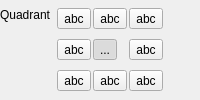
                           <widget class="QFrame" name="mPlacementQuadrantFrame">
                            <layout class="QGridLayout" name="gridLayout_20">
                             <property name="margin">
                              <number>0</number>
                             </property>
                             <item row="0" column="2">
                              <spacer name="horizontalSpacer_16">
                               <property name="orientation">
                                <enum>Qt::Horizontal</enum>
                               </property>
                               <property name="sizeHint" stdset="0">
                                <size>
                                 <width>0</width>
                                 <height>12</height>
                                </size>
                               </property>
                              </spacer>
                             </item>
                             <item row="0" column="1" rowspan="3">
                              <layout class="QGridLayout" name="gridLayout_15">
                               <property name="spacing">
                                <number>2</number>
                               </property>
                               <item row="1" column="1">
                                <widget class="QToolButton" name="mPointOffsetOver">
                                 <property name="text">
                                  <string>...</string>
                                 </property>
                                 <property name="icon">
                                  <iconset resource="Resources/images/images.qrc">
                                   <normaloff>:/images/themes/default/mIconLabelQuadrantCenter.svg</normaloff>:/images/themes/default/mIconLabelQuadrantCenter.svg</iconset>
                                 </property>
                                 <property name="iconSize">
                                  <size>
                                   <width>32</width>
                                   <height>18</height>
                                  </size>
                                 </property>
                                 <property name="checkable">
                                  <bool>true</bool>
                                 </property>
                                 <property name="checked">
                                  <bool>true</bool>
                                 </property>
                                </widget>
                               </item>
                               <item row="0" column="2">
                                <widget class="QToolButton" name="mPointOffsetAboveRight">
                                 <property name="text">
                                  <string>abc</string>
                                 </property>
                                 <property name="icon">
                                  <iconset resource="Resources/images/images.qrc">
                                   <normaloff>:/images/themes/default/mIconLabelQuadrantOffset.svg</normaloff>:/images/themes/default/mIconLabelQuadrantOffset.svg</iconset>
                                 </property>
                                 <property name="iconSize">
                                  <size>
                                   <width>32</width>
                                   <height>18</height>
                                  </size>
                                 </property>
                                 <property name="checkable">
                                  <bool>true</bool>
                                 </property>
                                </widget>
                               </item>
                               <item row="2" column="0">
                                <widget class="QToolButton" name="mPointOffsetBelowLeft">
                                 <property name="text">
                                  <string>abc</string>
                                 </property>
                                 <property name="icon">
                                  <iconset resource="Resources/images/images.qrc">
                                   <normaloff>:/images/themes/default/mIconLabelQuadrantOffset.svg</normaloff>:/images/themes/default/mIconLabelQuadrantOffset.svg</iconset>
                                 </property>
                                 <property name="iconSize">
                                  <size>
                                   <width>32</width>
                                   <height>18</height>
                                  </size>
                                 </property>
                                 <property name="checkable">
                                  <bool>true</bool>
                                 </property>
                                </widget>
                               </item>
                               <item row="1" column="0">
                                <widget class="QToolButton" name="mPointOffsetLeft">
                                 <property name="text">
                                  <string>abc</string>
                                 </property>
                                 <property name="icon">
                                  <iconset resource="Resources/images/images.qrc">
                                   <normaloff>:/images/themes/default/mIconLabelQuadrantOffset.svg</normaloff>:/images/themes/default/mIconLabelQuadrantOffset.svg</iconset>
                                 </property>
                                 <property name="iconSize">
                                  <size>
                                   <width>32</width>
                                   <height>18</height>
                                  </size>
                                 </property>
                                 <property name="checkable">
                                  <bool>true</bool>
                                 </property>
                                </widget>
                               </item>
                               <item row="0" column="0">
                                <widget class="QToolButton" name="mPointOffsetAboveLeft">
                                 <property name="text">
                                  <string>abc</string>
                                 </property>
                                 <property name="icon">
                                  <iconset resource="Resources/images/images.qrc">
                                   <normaloff>:/images/themes/default/mIconLabelQuadrantOffset.svg</normaloff>:/images/themes/default/mIconLabelQuadrantOffset.svg</iconset>
                                 </property>
                                 <property name="iconSize">
                                  <size>
                                   <width>32</width>
                                   <height>18</height>
                                  </size>
                                 </property>
                                 <property name="checkable">
                                  <bool>true</bool>
                                 </property>
                                </widget>
                               </item>
                               <item row="1" column="2">
                                <widget class="QToolButton" name="mPointOffsetRight">
                                 <property name="text">
                                  <string>abc</string>
                                 </property>
                                 <property name="icon">
                                  <iconset resource="Resources/images/images.qrc">
                                   <normaloff>:/images/themes/default/mIconLabelQuadrantOffset.svg</normaloff>:/images/themes/default/mIconLabelQuadrantOffset.svg</iconset>
                                 </property>
                                 <property name="iconSize">
                                  <size>
                                   <width>32</width>
                                   <height>18</height>
                                  </size>
                                 </property>
                                 <property name="checkable">
                                  <bool>true</bool>
                                 </property>
                                </widget>
                               </item>
                               <item row="2" column="1">
                                <widget class="QToolButton" name="mPointOffsetBelow">
                                 <property name="text">
                                  <string>abc</string>
                                 </property>
                                 <property name="icon">
                                  <iconset resource="Resources/images/images.qrc">
                                   <normaloff>:/images/themes/default/mIconLabelQuadrantOffset.svg</normaloff>:/images/themes/default/mIconLabelQuadrantOffset.svg</iconset>
                                 </property>
                                 <property name="iconSize">
                                  <size>
                                   <width>32</width>
                                   <height>18</height>
                                  </size>
                                 </property>
                                 <property name="checkable">
                                  <bool>true</bool>
                                 </property>
                                </widget>
                               </item>
                               <item row="2" column="2">
                                <widget class="QToolButton" name="mPointOffsetBelowRight">
                                 <property name="text">
                                  <string>abc</string>
                                 </property>
                                 <property name="icon">
                                  <iconset resource="Resources/images/images.qrc">
                                   <normaloff>:/images/themes/default/mIconLabelQuadrantOffset.svg</normaloff>:/images/themes/default/mIconLabelQuadrantOffset.svg</iconset>
                                 </property>
                                 <property name="iconSize">
                                  <size>
                                   <width>32</width>
                                   <height>18</height>
                                  </size>
                                 </property>
                                 <property name="checkable">
                                  <bool>true</bool>
                                 </property>
                                </widget>
                               </item>
                               <item row="0" column="1">
                                <widget class="QToolButton" name="mPointOffsetAbove">
                                 <property name="text">
                                  <string>abc</string>
                                 </property>
                                 <property name="icon">
                                  <iconset resource="Resources/images/images.qrc">
                                   <normaloff>:/images/themes/default/mIconLabelQuadrantOffset.svg</normaloff>:/images/themes/default/mIconLabelQuadrantOffset.svg</iconset>
                                 </property>
                                 <property name="iconSize">
                                  <size>
                                   <width>32</width>
                                   <height>18</height>
                                  </size>
                                 </property>
                                 <property name="checkable">
                                  <bool>true</bool>
                                 </property>
                                </widget>
                               </item>
                              </layout>
                             </item>
                             <item row="2" column="0">
                              <spacer name="horizontalSpacer_18">
                               <property name="orientation">
                                <enum>Qt::Horizontal</enum>
                               </property>
                               <property name="sizeType">
                                <enum>QSizePolicy::Fixed</enum>
                               </property>
                               <property name="sizeHint" stdset="0">
                                <size>
                                 <width>12</width>
                                 <height>12</height>
                                </size>
                               </property>
                              </spacer>
                             </item>
                             <item row="1" column="0">
                              <spacer name="horizontalSpacer_17">
                               <property name="orientation">
                                <enum>Qt::Horizontal</enum>
                               </property>
                               <property name="sizeType">
                                <enum>QSizePolicy::Fixed</enum>
                               </property>
                               <property name="sizeHint" stdset="0">
                                <size>
                                 <width>12</width>
                                 <height>12</height>
                                </size>
                               </property>
                              </spacer>
                             </item>
                             <item row="0" column="0">
                              <widget class="QLabel" name="label_6">
                               <property name="sizePolicy">
                                <sizepolicy hsizetype="Maximum" vsizetype="Preferred">
                                 <horstretch>0</horstretch>
                                 <verstretch>0</verstretch>
                                </sizepolicy>
                               </property>
                               <property name="text">
                                <string>Quadrant</string>
                               </property>
                              </widget>
                             </item>
                            </layout>
                           </widget>
